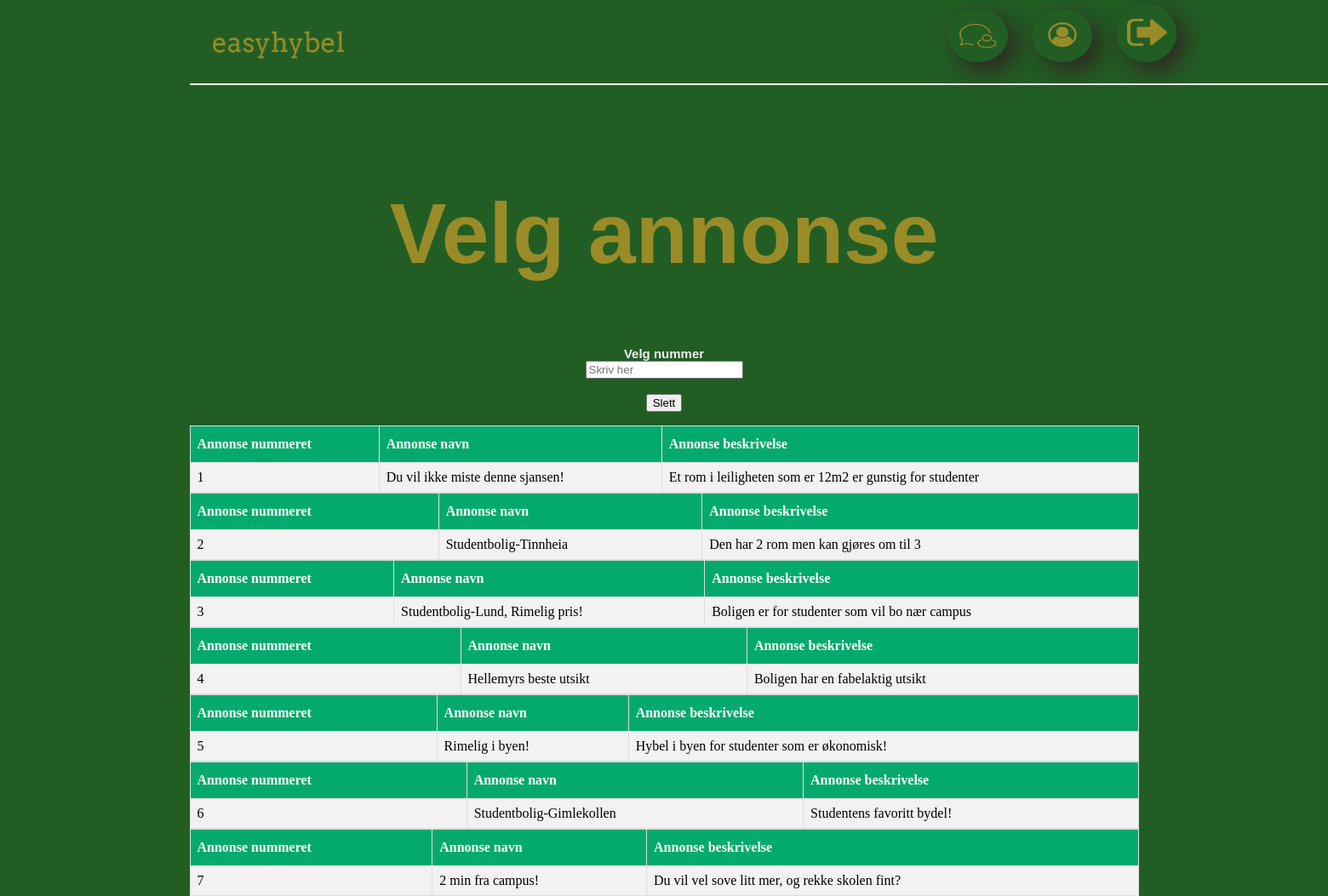
The app's page /www/views/slettAnnonse.php (signed in) with its own data.
### tables this page shows
CREATE TABLE Annonse
        (
            Annonse_ID              SMALLINT UNIQUE AUTO_INCREMENT,
            Annonse_Navn            VARCHAR(500)    NOT NULL,
            Annonse_Beskrivelse     VARCHAR(500)    NOT NULL,
            CONSTRAINT PRIMARY KEY (Annonse_ID)

        );

### www/views/slettAnnonse.php (the view, shortened to what this page needs)
<html>
    <head>
    </head>
    <body>
            <?php
            require_once "../../includes/db.inc.php";
            include "header.php";
            ?>
            <form method="post" action="">
                <h1><label for="Velg annonse">Velg annonse</label><br></h1><br>
                   <h4>Velg nummer </h4><input type="number" id="Velg annonse" name="Annonse_ID" placeholder="Skriv her">
                    <br><br><input type="submit" name="Slett" class="button_active" onclick="location.href='';" value="Slett"/><br>
            </form>
<?php
 $sql2 = "SELECT * FROM Annonse";
 $q2 = $pdo->prepare($sql2);
 $q2->execute();
 $annonser = $q2->fetchAll(PDO::FETCH_ASSOC);
    foreach ($annonser as $annonser){
        echo "<table border'1'>";
            echo "<tr>";
            echo "<th>Annonse nummeret</th>";
            echo "<th>Annonse navn</th>";
            echo "<th>Annonse beskrivelse</th>";
            echo "</tr>";
        echo "<tr>";
            echo "<td>".$annonser['Annonse_ID']."</td>";
            echo "<td>".$annonser['Annonse_Navn']."</td>";
            echo "<td>".$annonser['Annonse_Beskrivelse']."</td>";
        echo "</tr>";
        echo "</table>";
}
        ?>
              </body>
</html>

### www/views/header.php (style rules this page uses)
body { background-color: #225E24; text-align: center; margin: auto; max-width: 1115px; }
h1 { position: relative; font-size: 100px; top: 50px; color: #998C28; text-align: center; font-family: Arial-BoldMT, Arial, Arial; }
h4 { position: relative; font-size: 15px; right: 12 0px; top: 20px; color: #f1f1f1; text-align: center; font-family: Arial-BoldMT, Arial, Arial; }
table { border-collapse: collapse; width: 100%; }
table td, table th { border: 1px solid #ddd; padding: 8px; }
table tr:nth-child(even) { background-color: #f2f2f2; }
table th { padding-top: 12px; padding-bottom: 12px; text-align: left; background-color: #04AA6D; color: white; }

### records on screen
annonse: Annonse_ID "1", Annonse_Navn "Du vil ikke miste denne sjansen!", Annonse_Beskrivelse "Et rom i leiligheten som er 12m2 er gunstig for studenter"
annonse: Annonse_ID "2", Annonse_Navn "Studentbolig-Tinnheia", Annonse_Beskrivelse "Den har 2 rom men kan gjøres om til 3"
annonse: Annonse_ID "3", Annonse_Navn "Studentbolig-Lund, Rimelig pris!", Annonse_Beskrivelse "Boligen er for studenter som vil bo nær campus"
annonse: Annonse_ID "4", Annonse_Navn "Hellemyrs beste utsikt", Annonse_Beskrivelse "Boligen har en fabelaktig utsikt"
annonse: Annonse_ID "5", Annonse_Navn "Rimelig i byen!", Annonse_Beskrivelse "Hybel i byen for studenter som er økonomisk!"
annonse: Annonse_ID "6", Annonse_Navn "Studentbolig-Gimlekollen", Annonse_Beskrivelse "Studentens favoritt bydel!"
annonse: Annonse_ID "7", Annonse_Navn "2 min fra campus!", Annonse_Beskrivelse "Du vil vel sove litt mer, og rekke skolen fint?"
